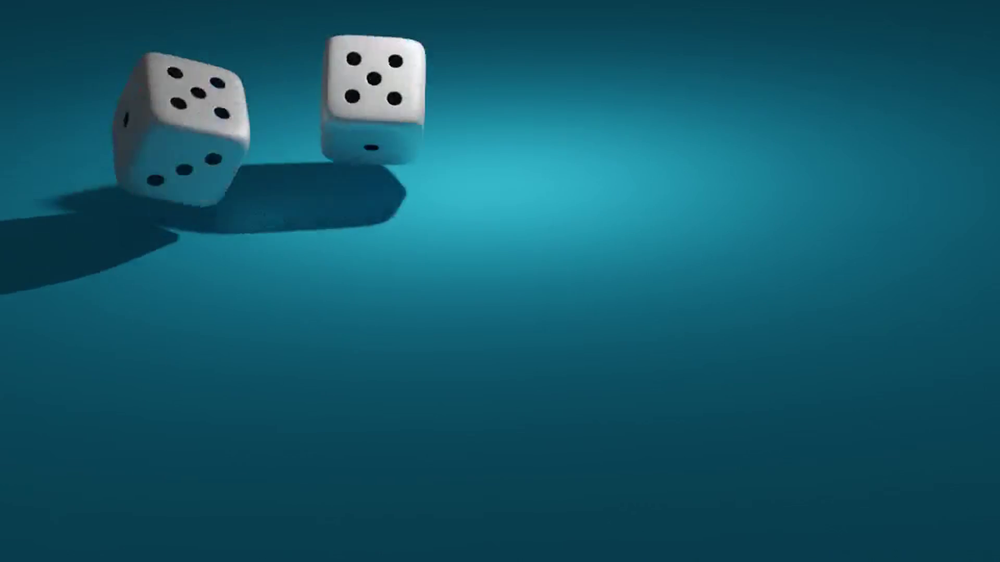
#> input picture data/LB4/frame_a.png, 1000 x 562 px, shrunk from 1920 x 1080 before the run
$ jupyter execute LB4.ipynb
#> lines starting #> are read from the running program, lines starting #| are printed output that depends on the picture; after the words box and inside, x2 and y2 are one past the last pixel; in counts of white or black regions, pixels touching at a corner belong together
[cell 1]
import cv2 as cv
import numpy as np
from scipy.signal import convolve2d


def lucas_kanade(first_image_path: str, second_image_path: str):
#> called with first_image_path = 'data/LB4/frame_a.png', second_image_path = 'data/LB4/frame_b.png'
    myframe = cv.imread(first_image_path)
#> myframe is the input picture: shape (562, 1000, 3); mean B, G, R 105.9, 87.9, 18.6
    Image1 = cv.cvtColor(myframe, cv.COLOR_BGR2GRAY)
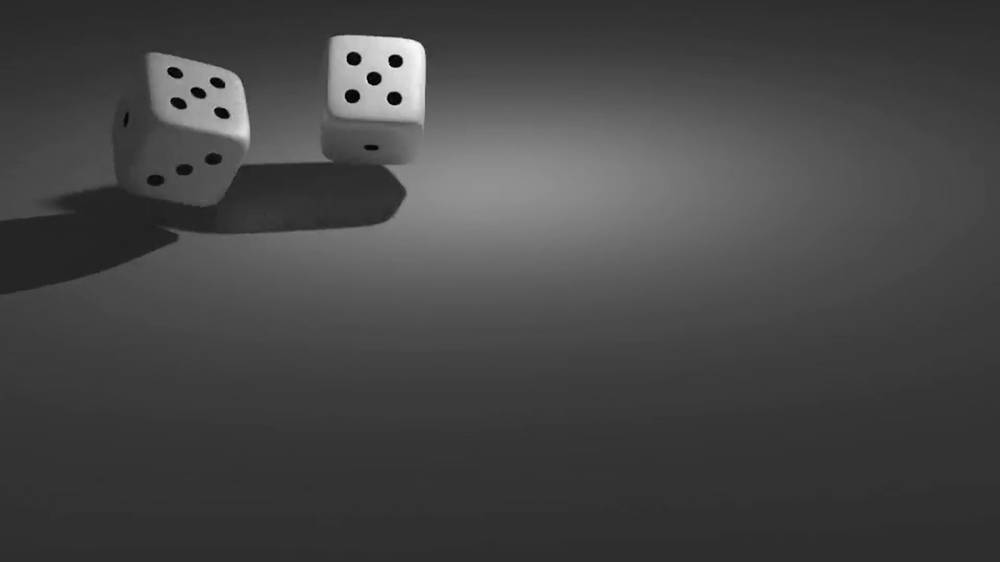
#> Image1: shape (562, 1000); min 0, max 249, mean 69.3

    newframe = cv.imread(second_image_path)
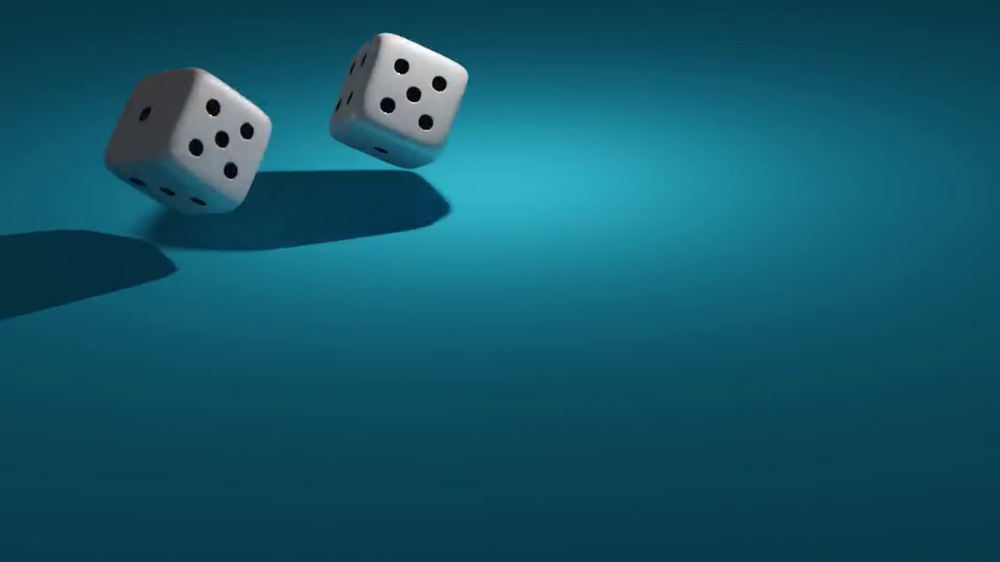
#> input picture data/LB4/frame_b.png, 1000 x 562 px, shrunk from 1920 x 1080 before the run
#> newframe is the input picture: shape (562, 1000, 3); mean B, G, R 104.2, 86.4, 18.4
    Image2 = cv.cvtColor(newframe, cv.COLOR_BGR2GRAY)
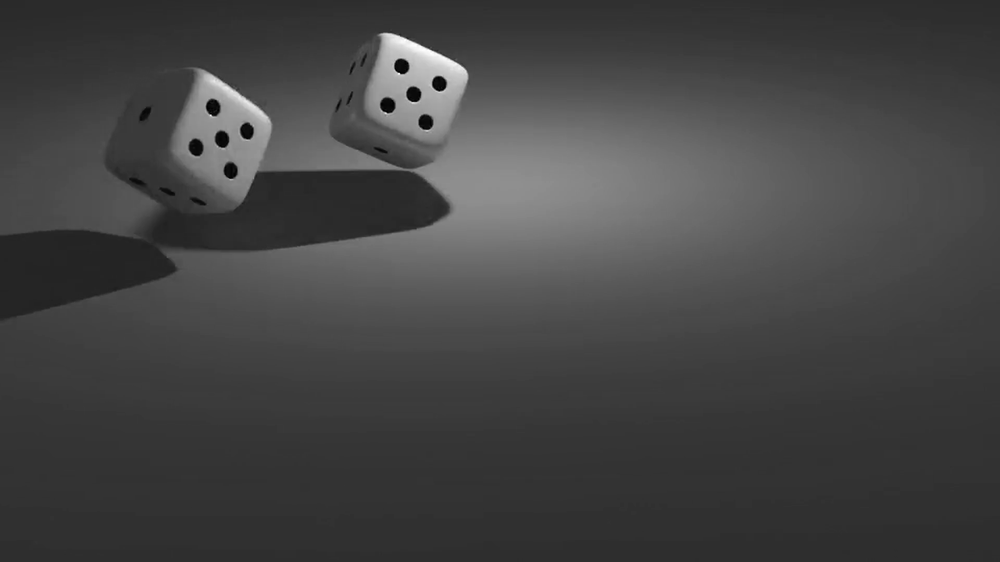
#> Image2: shape (562, 1000); min 0, max 254, mean 68.1

    color = np.random.randint(0, 255, (100, 3))
    Gx = np.reshape(np.asarray([[-1, 1], [-1, 1]]), (2, 2))
    Gy = np.reshape(np.asarray([[-1, -1], [1, 1]]), (2, 2))
    Gt1 = np.reshape(np.asarray([[-1, -1], [-1, -1]]), (2, 2))
    Gt2 = np.reshape(np.asarray([[1, 1], [1, 1]]), (2, 2))

    Ix = (convolve2d(Image1, Gx) + convolve2d(Image2, Gx)) / 2
    Iy = (convolve2d(Image1, Gy) + convolve2d(Image2, Gy)) / 2
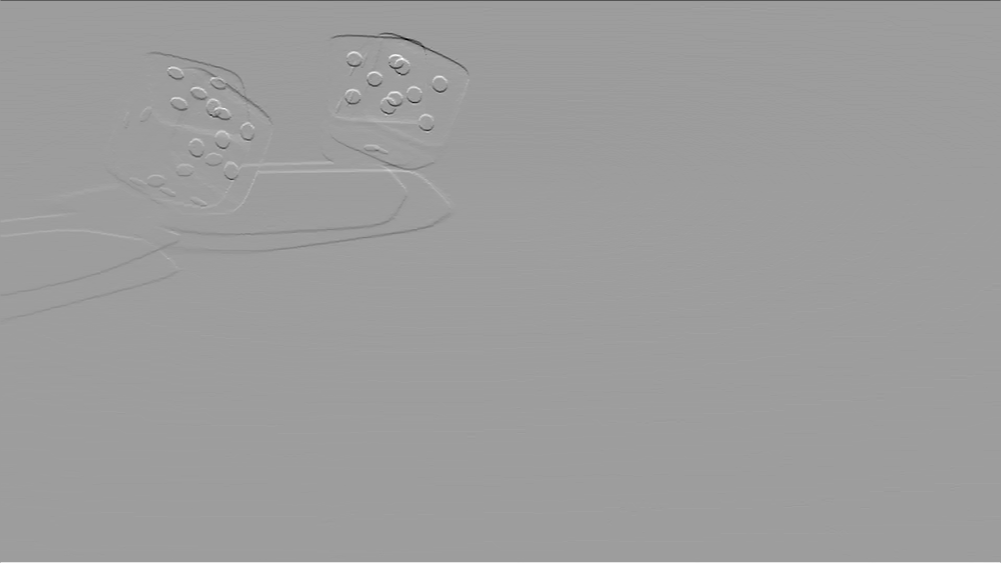
#> Iy: shape (563, 1001) float64; min -204.5, max 127, mean 0; drawn with min black and max white
    It1 = convolve2d(Image1, Gt1) + convolve2d(Image2, Gt2)
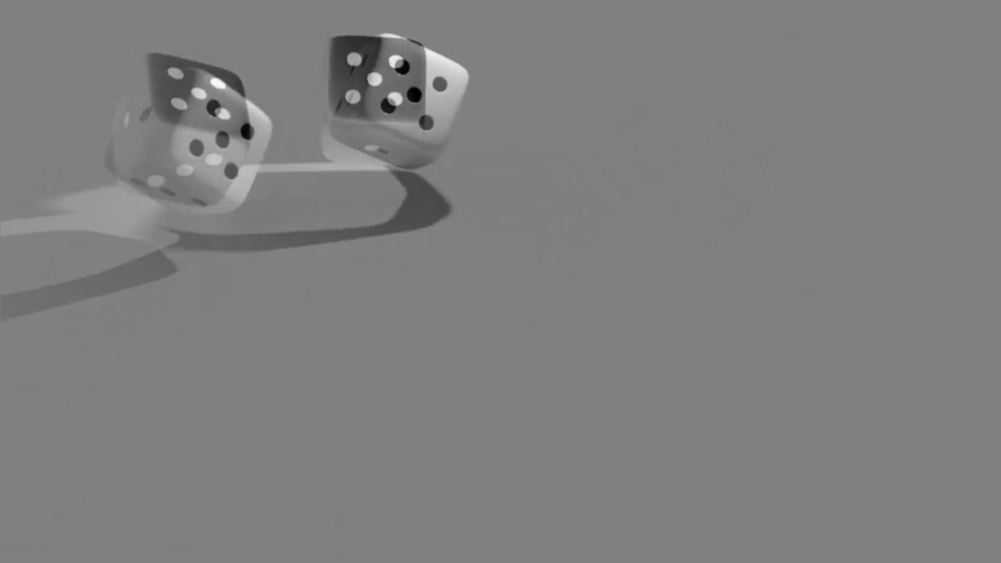
#> It1: shape (563, 1001) int64; min -881, max 871, mean -4.7; drawn with min black and max white

    feature_params = dict(maxCorners=100,
                          qualityLevel=0.3,
                          minDistance=7,
                          blockSize=7)

    features = cv.goodFeaturesToTrack(Image1, mask=None, **feature_params)
#> features = 30 rows, first 8: [212, 80], [222, 85], [391, 57], [193, 90], [217, 110], [226, 115], [173, 100], [391, 64]
    feature = np.int32(features)
#> feature = contour of 30 points, box (x1, y1, x2, y2) (170, 55, 401, 116), area 3236
    feature = np.reshape(feature, newshape=[-1, 2])
#> feature = 30 pairs, first value 170 to 400, second value 55 to 115

    u = np.ones(Ix.shape)
    v = np.ones(Ix.shape)
    status = np.zeros(feature.shape[0])
#> status = 30 values from 0 to 0
    A = np.zeros((2, 2))
    B = np.zeros((2, 1))
    mask = np.zeros_like(myframe)
    newFeature = np.zeros_like(feature)

    for a, (x, y) in enumerate(feature):

        A[0, 0] = np.sum((Ix[y - 1:y + 2, x - 1:x + 2]) ** 2)
        A[1, 1] = np.sum((Iy[y - 1:y + 2, x - 1:x + 2]) ** 2)
        A[0, 1] = np.sum(Ix[y - 1:y + 2, x - 1:x + 2] * Iy[y - 1:y + 2, x - 1:x + 2])
        A[1, 0] = np.sum(Ix[y - 1:y + 2, x - 1:x + 2] * Iy[y - 1:y + 2, x - 1:x + 2])

        B[0, 0] = -np.sum(Ix[y - 1:y + 2, x - 1:x + 2] * It1[y - 1:y + 2, x - 1:x + 2])
        B[1, 0] = -np.sum(Iy[y - 1:y + 2, x - 1:x + 2] * It1[y - 1:y + 2, x - 1:x + 2])
        prod = np.matmul(np.linalg.pinv(A), B)

        u[y, x] = prod[0]
        v[y, x] = prod[1]

        newFeature[a] = [np.int32(x + u[y, x]), np.int32(y + v[y, x])]

        if np.int32(x + u[y, x]) == x and np.int32(y + v[y, x]) == y:
            status[a] = 0
        else:
            status[a] = 1
#> this loop made 30 passes
#> (x, y, prod) on passes 1 to 12: (212, 80, [-15.95, 3.8]), (222, 85, [-55.96, -67.36]), (391, 57, [-4.14, -3.13]), (193, 90, [37.65, -23.33]), (217, 110, [1.43, 1.11]), (226, 115, [48.09, 140.5]), (173, 100, [2.77, -3.73]), (391, 64, [-9.23, -7.95]), (203, 95, [20.4, -108.9]), (170, 70, [-3.69, 6.26]), (180, 75, [-23.69, -14.83]), (349, 62, [6.44, 8.76])
#> after the loop, A = [[11429.5, -11426], [-11426, 14079.5]]; B = [5293, -13084]; newFeature = 30 pairs, first value 156 to 429, second value -13 to 255; status = 30 values from 1 to 1

    good_new = newFeature[status == 1]
#> good_new has the same summary as newFeature
    good_old = feature[status == 1]
#> good_old has the same summary as feature

    for i, (new, old) in enumerate(zip(good_new, good_old)):
        a, b = new.ravel()
        c, d = old.ravel()
        mask = cv.line(mask, (a, b), (c, d), color[i].tolist(), 2)
        newframe = cv.circle(newframe, (a, b), 5, color[i].tolist(), -1)
#> this loop made 30 passes
#> (a, b, c, d) on passes 1 to 12: (196, 83, 212, 80), (166, 17, 222, 85), (386, 53, 391, 57), (230, 66, 193, 90), (218, 111, 217, 110), (274, 255, 226, 115), (175, 96, 173, 100), (381, 56, 391, 64), (223, -13, 203, 95), (166, 76, 170, 70), (156, 60, 180, 75), (355, 70, 349, 62)
#> pass 2, in lucas_kanade, `mask = cv.line(mask, (a, b), (c, d), color[i].tolist(), 2)`:
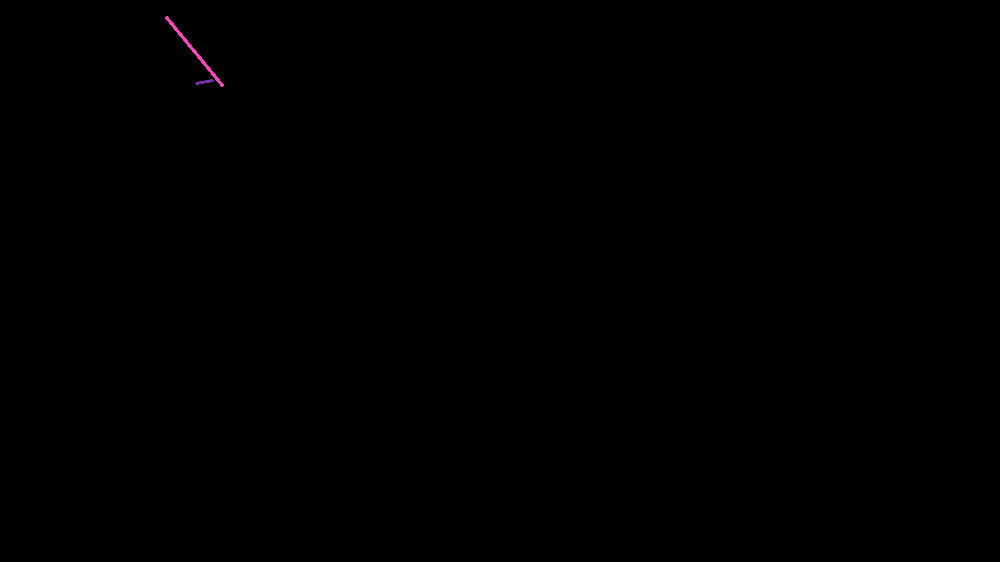
#> mask: shape (562, 1000, 3); mean of channels 0, 1, 2 0.1, 0, 0.1; drawn as B, G, R
#> after the loop:
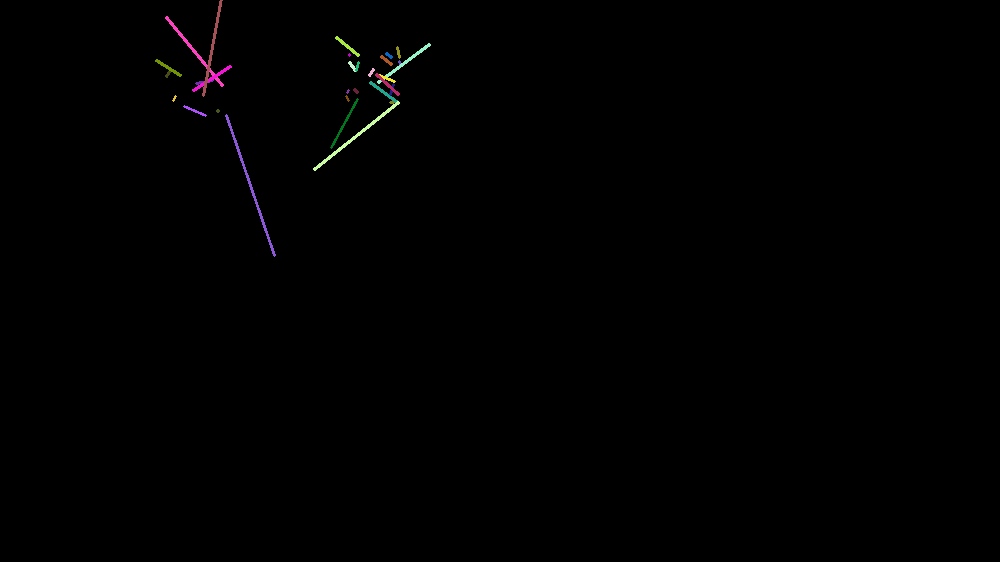
#> mask: shape (562, 1000, 3); 0.43% of pixels changed, all inside (x1, y1, x2, y2) = (155, 0, 431, 257); drawn as B, G, R
#> after the loop:
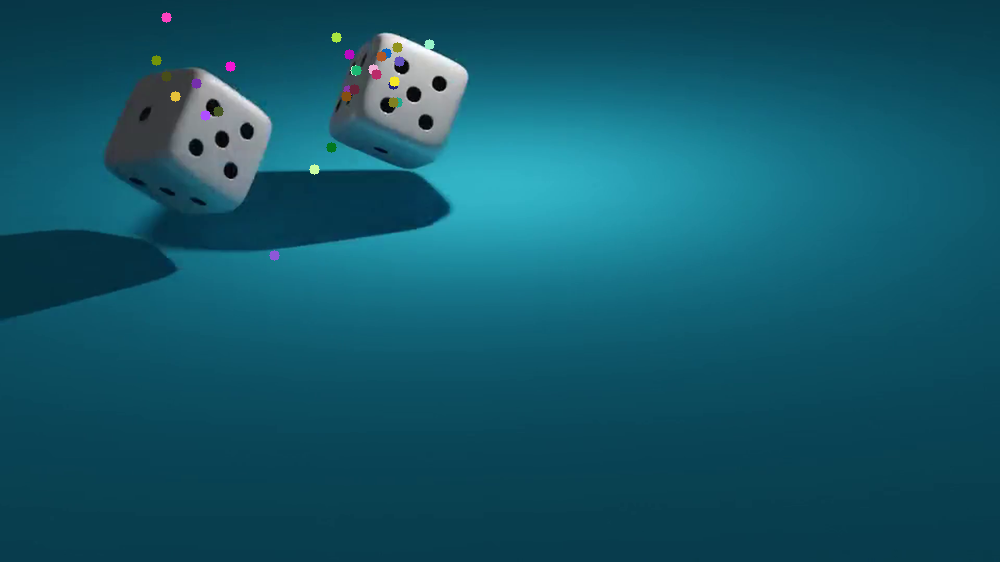
#> newframe: shape (562, 1000, 3); mean B, G, R 104.2, 86.4, 18.7

    return cv.add(newframe, mask)
